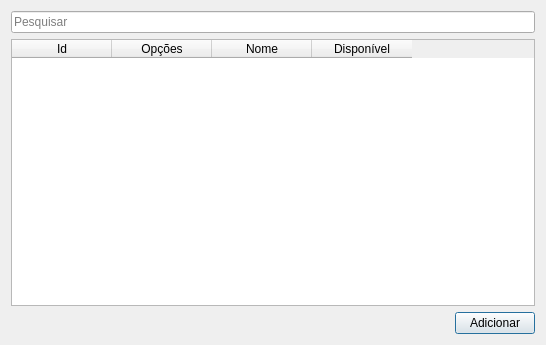
<?xml version="1.0" encoding="UTF-8"?>
<ui version="4.0">
 <class>Dialog</class>
 <widget class="QDialog" name="Dialog">
  <property name="geometry">
   <rect>
    <x>0</x>
    <y>0</y>
    <width>546</width>
    <height>345</height>
   </rect>
  </property>
  <property name="windowTitle">
   <string>Grupo de Insumos</string>
  </property>
  <layout class="QGridLayout" name="gridLayout">
   <item row="0" column="0">
    <widget class="QLineEdit" name="searchLe">
     <property name="placeholderText">
      <string>Pesquisar</string>
     </property>
    </widget>
   </item>
   <item row="1" column="0">
    <widget class="QTableWidget" name="tableWidget">
     <column>
      <property name="text">
       <string>Id</string>
      </property>
     </column>
     <column>
      <property name="text">
       <string>Opções</string>
      </property>
     </column>
     <column>
      <property name="text">
       <string>Nome</string>
      </property>
     </column>
     <column>
      <property name="text">
       <string>Disponível</string>
      </property>
     </column>
    </widget>
   </item>
   <item row="2" column="0">
    <layout class="QHBoxLayout" name="horizontalLayout">
     <item>
      <spacer name="horizontalSpacer">
       <property name="orientation">
        <enum>Qt::Horizontal</enum>
       </property>
       <property name="sizeHint" stdset="0">
        <size>
         <width>40</width>
         <height>20</height>
        </size>
       </property>
      </spacer>
     </item>
     <item>
      <widget class="QPushButton" name="addBtn">
       <property name="text">
        <string>Adicionar</string>
       </property>
      </widget>
     </item>
    </layout>
   </item>
  </layout>
 </widget>
 <resources/>
 <connections/>
</ui>
